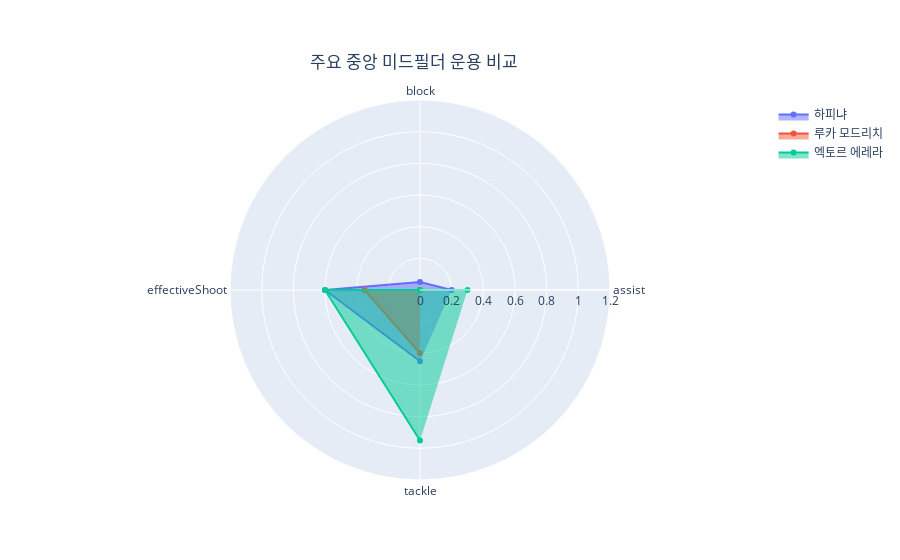

This figure's notebook cell:
### Code cell
cm_fig = go.Figure()



cm_fig.add_trace(go.Scatterpolar(
      r=[cm_top3.loc[0]['assist'], cm_top3.loc[0]['block'], 
         cm_top3.loc[0]['effectiveShoot'], cm_top3.loc[0]['tackle']],
      theta=categories,
      fill='toself',
      name=cm_topSp[0]
))

cm_fig.add_trace(go.Scatterpolar(
      r=[cm_top3.loc[1]['assist'], cm_top3.loc[1]['block'], 
         cm_top3.loc[1]['effectiveShoot'], cm_top3.loc[1]['tackle']],
      theta=categories,
      fill='toself',
      name=cm_topSp[1]
))

cm_fig.add_trace(go.Scatterpolar(
      r=[cm_top3.loc[2]['assist'], cm_top3.loc[2]['block'], 
         cm_top3.loc[2]['effectiveShoot'], cm_top3.loc[2]['tackle']],
      theta=categories,
      fill='toself',
      name=cm_topSp[2]
))



cm_fig.update_layout(
  polar=dict(
    radialaxis=dict(
      visible=True,
      range=[0, 1.2]
    )),
  showlegend=True,
    title = {
        'text': '주요 중앙 미드필더 운용 비교',
        'x': 0.46, 
        'y': 0.9
    }
)

cm_fig.show()

### Figure 1 — Plotly figure (JSON) as saved in the notebook; plotly's stock layout.template omitted (floating-point values rounded to 4 significant figures)
{"data": [{"fill": "toself", "name": "하피냐", "r": [0.2, 0.05, 0.6, 0.45], "theta": ["assist", "block", "effectiveShoot", "tackle"], "type": "scatterpolar"}, {"fill": "toself", "name": "루카 모드리치", "r": [0, 0, 0.35, 0.4], "theta": ["assist", "block", "effectiveShoot", "tackle"], "type": "scatterpolar"}, {"fill": "toself", "name": "엑토르 에레라", "r": [0.3, 0, 0.6, 0.95], "theta": ["assist", "block", "effectiveShoot", "tackle"], "type": "scatterpolar"}], "layout": {"polar": {"radialaxis": {"range": [0, 1.2], "visible": true}}, "showlegend": true, "title": {"text": "주요 중앙 미드필더 운용 비교", "x": 0.46, "y": 0.9}}}
